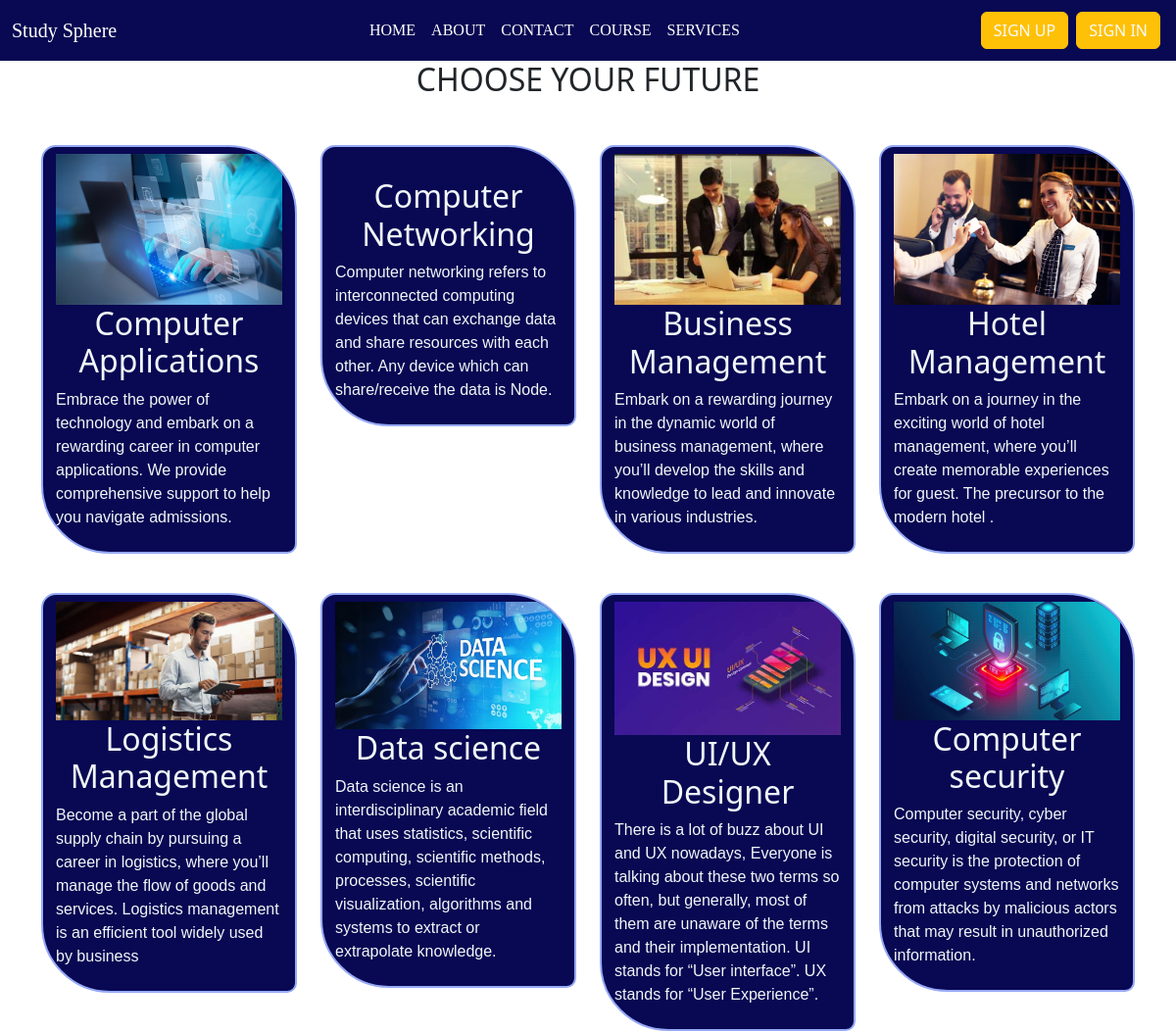
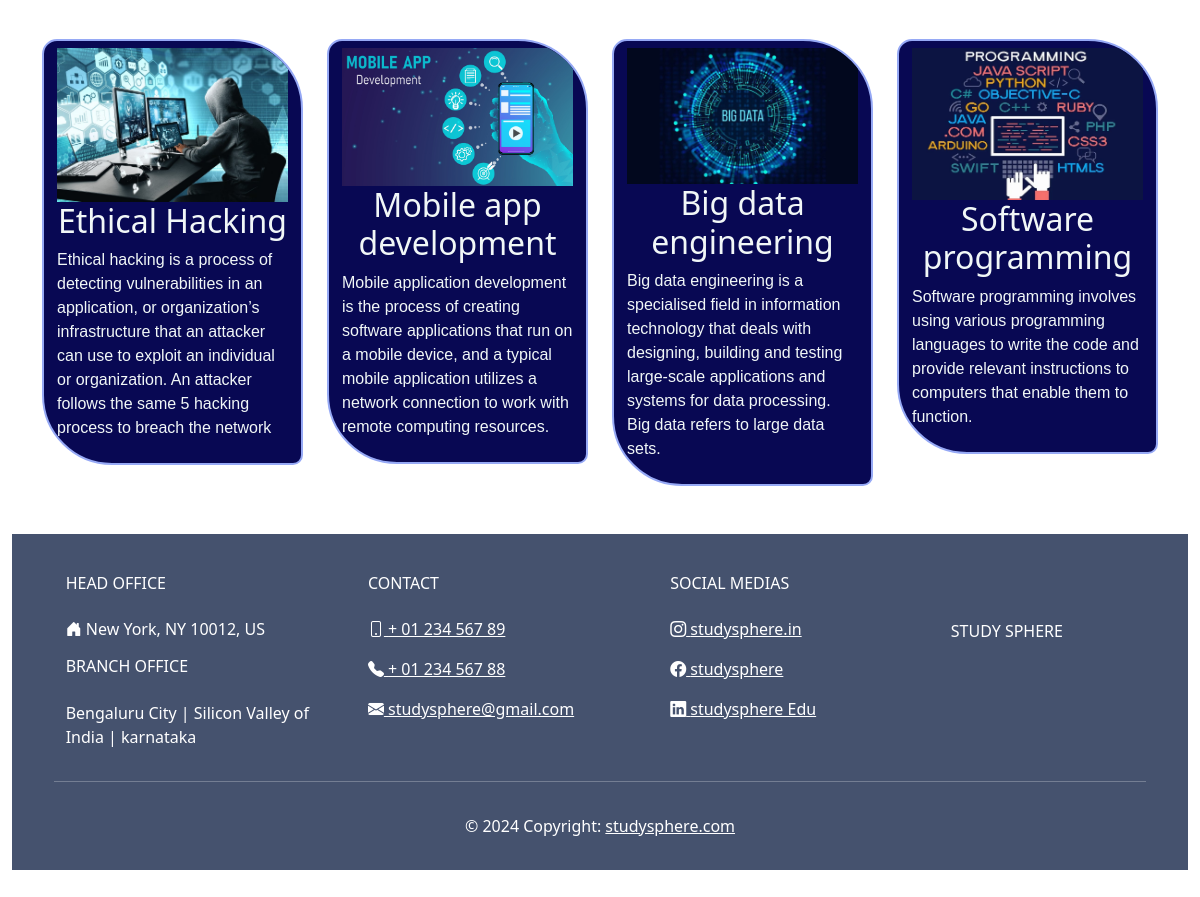
The page /course on the database its author committed (2 pictures, top to bottom).
### app2/models.py (models this page shows, shortened)
class Course(models.Model):
    cou_name = models.CharField(max_length=255)
    cou_image =models.FileField(null=True,upload_to="course")
    cou_price = models.IntegerField(null=True)
    cou_text = models.TextField(null=True)
    cou_descri = models.TextField(null=True)
    course_user=models.CharField(null=True,max_length=255)

### app2/views.py (the view)
# urls.py: path('course',views.course,name='course'),
def course(request):
    co= Course.objects.all().values()
    context ={
        'co':co
    }
    template = loader.get_template("course.html")
    return HttpResponse(template.render(context,request))

### app2/templates/course.html (shortened to what this page needs)
{% extends 'master.html' %}
{% load static %}
{% block content %}
<h2 class="text-center"> CHOOSE YOUR FUTURE </h2>
<section>
  <div class="container">
    <div class="row  ">
      {% for x in co %}
      <div class="col-xl-3 col-lg-4 col-sm-6">
        <a href="/details/{{x.id}}" class="btn" style="color:rgb(241, 247, 247);">
        <div class="inbox card1 text-center mt-3">
      <img src="/media/{{x.cou_image}} " alt="" width="100%">
          <h2>{{ x.cou_name }}</h2>
          <p class="para" >{{x.cou_text }}</p>
        </a>
        </div>
      </div>
      {% endfor %}
</section>
  {% include 'footer.html' %}
{% endblock %}

### app2/templates/master.html (shortened to what this page needs)
{% load static %}
<!DOCTYPE html>
<html>
<head>
    <link rel='stylesheet' type='text/css' media='screen' href="{% static 'mystyle.css' %}">
    <link href="https://cdn.jsdelivr.net/npm/bootstrap@5.3.3/dist/css/bootstrap.min.css" rel="stylesheet">
    <link rel="stylesheet" href="https://cdn.jsdelivr.net/npm/bootstrap-icons@1.11.3/font/bootstrap-icons.min.css">
</head>
<body>
    <nav class="navbar navbar-expand-lg navbar-dark   na ">
        <div class="container-fluid">
          <a class="navbar-brand a" href="javascript:void(0)">Study Sphere</a>
          <div class="collapse navbar-collapse  " id="mynavbar">
            <ul class="navbar-nav me-auto mx-auto ">
              <li class="nav-item  ">
                <a class="nav-link a" href="/">HOME</a>
              </li>
              <li class="nav-item">
                <a class="nav-link a" href="/about">ABOUT</a>
              </li>
              <li class="nav-item">
                <a class="nav-link a" href="/contact">CONTACT</a>
              </li>
              <li class="nav-item">
                <a class="nav-link a" href="/course">COURSE</a>
              </li>
              <li class="nav-item">
                <a class="nav-link a" href="/services">SERVICES</a>
              </li>
            </ul>
            <div class="d-flex">
              {% if "user" not in request.session %}
              <a href="/registration"><button class="btn btn-warning text-light m-1" type="button" >SIGN UP</button></a>
              <a href="/login"><button class="btn btn-warning text-light m-1" type="button">SIGN IN</button></a>
              {% else %}
              <a href="/logout"><button class="btn btn-warning text-light m-1" type="button">LOGOUT</button></a>
            </div>
            {% endif %}
          </div>
        </div>
      </nav>
    {% block content %}
     {% endblock %}
</body>
</html>

### app2/templates/footer.html (shortened to what this page needs)
{% load static %}
{% block content %}
<div class="container-fluid my-5">
    <footer
            class="text-center text-lg-start text-white"
            style="background-color: #45526e"
            >
      <div class="container p-4 pb-0">
        <section class="">
          <div class="row">
            <div class="col-md-3 col-lg-3 col-xl-3 mx-auto mt-3">
              <h6 class="text-uppercase mb-4 font-weight-bold">
                HEAD OFFICE
              </h6>
              <p>
                <i class="bi bi-house-door-fill"></i> New York, NY 10012, US
              </p>
              <h6 class="text-uppercase mb-4 font-weight-bold">
                BRANCH OFFICE
              </h6>
              <p>
                Bengaluru City | Silicon Valley of India | karnataka
              </p>
            </div>
            <div class="col-md-3 col-lg-3 col-xl-3 mx-auto mt-3">
              <h6 class="text-uppercase mb-4 font-weight-bold"> CONTACT</h6>
              <p>
                <a class="text-white"><i class="bi bi-phone"></i> + 01 234 567 89</a>
              </p>
              <p>
                <a class="text-white "><i class="bi bi-telephone-fill"></i> + 01 234 567 88</a>
              </p>
              <p>
                <a class="text-white"><i class="bi bi-envelope-fill"></i>  studysphere@gmail.com</a>
              </p>
            </div>
            <div class="col-md-3 col-lg-2 col-xl-2 mx-auto mt-3">
              <h6 class="text-uppercase mb-4 font-weight-bold">
                SOCIAL MEDIAS
              </h6>
              <p>
                <a href="https://www.instagram.com/" class="text-white"><i class="bi bi-instagram"></i> studysphere.in </a>
              </p>
              <p>
                <a href="https://www.facebook.com/ " class="text-white"><i class="bi bi-facebook"></i> studysphere  </a>
              </p>
              <p>
                <a href="https://www.linkedin.com/" class="text-white"><i class="bi bi-linkedin"></i> studysphere Edu</a>
              </p>
            </div>
            <div class="col-md-4 col-lg-3 col-xl-3 mx-auto mt-3 text-center">
              <h6 class="text-uppercase mt-5 font-weight-bold">
                study sphere</h6>
            </div>
          </div>
        </section>
        <hr class="my-3">
        <section class="p-3 pt-0">
          <div class="row d-flex align-items-center">
            <div class="col-md-12 col-lg-12 text-center text-center">
              <div class="p-3">
                © 2024 Copyright:
                <a class="text-white" href="https://mdbootstrap.com/"
                   >studysphere.com</a
                  >
              </div>
            </div>
          </div>
        </section>
      </div>
    </footer>
  </div>
  {% endblock %}

### app2/static/mystyle.css (style rules this page uses)
.na { background-color: rgba(4, 4, 80, 0.979) !important; }
.a { font-family:Georgia, 'Times New Roman', Times, serif; color: white !important; }
.card1 { background-color: rgba(4, 4, 80, 0.979); border: 2px solid rgb(150, 169, 245); border-radius: 15px 70px 10px; overflow: hidden; color: white; transition-duration: 0.5s; }
.para { min-height: min-content; font-family: 'Franklin Gothic Medium', 'Arial Narrow', Arial, sans-serif; text-align:left; }

### rows shown on the page
Course: cou_image (picture), cou_name "Computer Applications", cou_text "Embrace the power of technology and embark on a rewarding career in computer applications. We provide comprehensive support to help you navigate admissions."
Course: cou_name "Computer Networking", cou_text "Computer networking refers to interconnected computing devices that can exchange data and share resources with each other. Any device which can share/receive the data is Node."
Course: cou_image (picture), cou_name "Business Management", cou_text "Embark on a rewarding journey in the dynamic world of business management, where you’ll develop the skills and knowledge to lead and innovate in various industries."
Course: cou_image (picture), cou_name "Hotel Management", cou_text "Embark on a journey in the exciting world of hotel management, where you’ll create memorable experiences for guest. The precursor to the modern hotel ."
Course: cou_image (picture), cou_name "Logistics Management", cou_text "Become a part of the global supply chain by pursuing a career in logistics, where you’ll manage the flow of goods and services. Logistics management is an efficient tool widely used by business"
Course: cou_image (picture), cou_name "Data science", cou_text "Data science is an interdisciplinary academic field that uses statistics, scientific computing, scientific methods, processes, scientific visualization, algorithms and systems to extract or extrapolate knowledge."
Course: cou_image (picture), cou_name "UI/UX Designer", cou_text "There is a lot of buzz about UI and UX nowadays, Everyone is talking about these two terms so often, but generally, most of them are unaware of the terms and their implementation. UI stands for “User interface”. UX stands for “User Experience”."
Course: cou_image (picture), cou_name "Computer security", cou_text "Computer security, cyber security, digital security, or IT security is the protection of computer systems and networks from attacks by malicious actors that may result in unauthorized information."
Course: cou_image (picture), cou_name "Ethical Hacking", cou_text "Ethical hacking is a process of detecting vulnerabilities in an application, or organization’s infrastructure that an attacker can use to exploit an individual or organization. An attacker follows the same 5 hacking process to breach the network"
Course: cou_image (picture), cou_name "Mobile app development", cou_text "Mobile application development is the process of creating software applications that run on a mobile device, and a typical mobile application utilizes a network connection to work with remote computing resources."
Course: cou_image (picture), cou_name "Big data engineering", cou_text "Big data engineering is a specialised field in information technology that deals with designing, building and testing large-scale applications and systems for data processing. Big data refers to large data sets."
Course: cou_image (picture), cou_name "Software programming", cou_text "Software programming involves using various programming languages to write the code and provide relevant instructions to computers that enable them to function."
